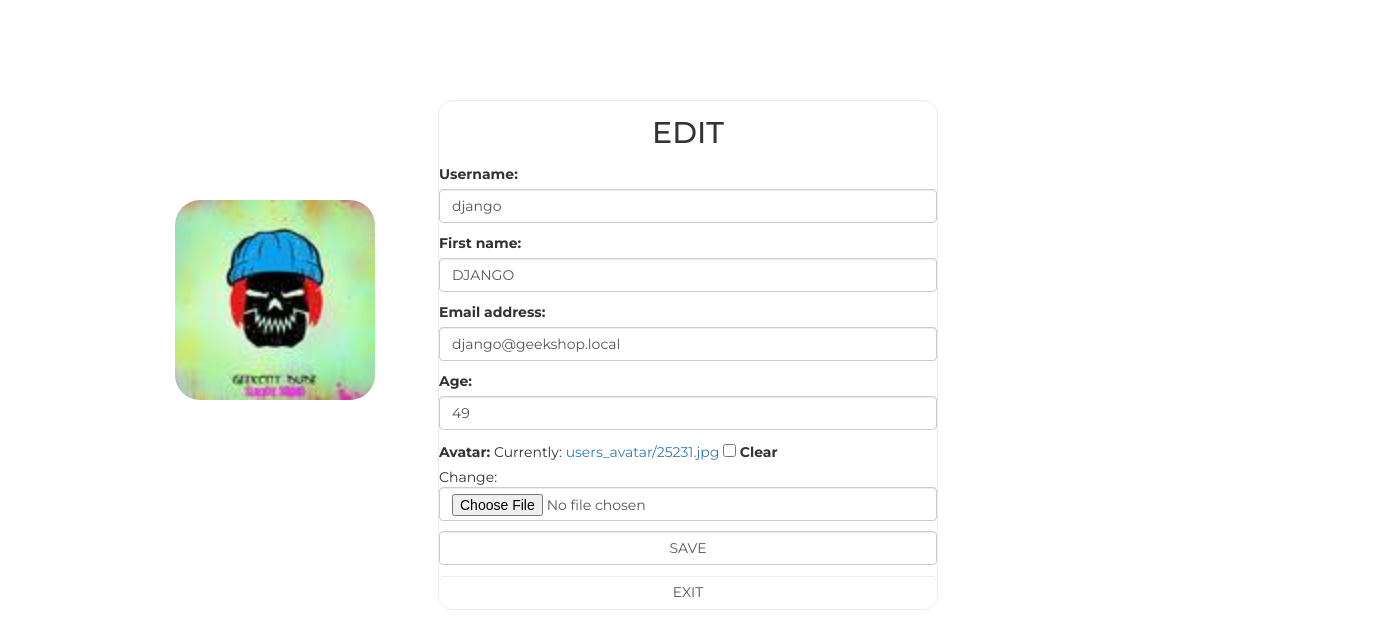
Screenshot of /auth/edit/ (signed in) with the database file from the repository.
### authapp/models.py (models this page shows)
class ShopUser(AbstractUser):
    avatar = models.ImageField(upload_to='users_avatar', blank=True)
    age = models.PositiveSmallIntegerField(verbose_name = 'Age' )

### authapp/views.py (the view)
def edit(request):
    if request.method == 'POST':
        form = ShopUserEditForm(request.POST, request.FILES, instance=request.user)
        if form.is_valid():
            form.save()
            return HttpResponseRedirect(reverse('auth:edit'))
    else:
        form = ShopUserEditForm(instance=request.user)
    content = {
        'title': 'EDIT',
        'form': form
    }
    return render(request, 'authapp/edit.html', content)

### authapp/forms.py (shortened to what this page needs)
class ShopUserEditForm(UserChangeForm):
    class Meta:
        model = ShopUser
        fields = ('username', 'first_name', 'email', 'age', 'avatar', 'password')
    def __init__(self, *args, **kwargs):
        super().__init__(*args, **kwargs)
        for field_name, field in self.fields.items():
            field.widget.attrs['class'] = 'form-control'
            field.help_text = ''
            if field_name == 'password':
                field.widget = forms.HiddenInput()

### authapp/templates/authapp/edit.html (shortened to what this page needs)
{% extends 'authapp/base.html' %}
{% load static %}
{% block content %}
<form class="form-horizontal" action="{% url 'auth:edit' %}" method="post" enctype="multipart/form-data">
    {{ form.as_p }}
    <input class="form-control" type="submit" value="SAVE">
</form>
<a href="{% url 'main:index' %}" class=".log_butt btn btn-round form-control last">EXIT</a>
<div class="user_avatar"><img src="/media/{{ user.avatar }}"></div>
{% endblock %}

### static/css/style.css (style rules this page uses)
* { margin: 0; padding: 0; }
html, body { font-family: 'Montserrat', sans-serif; height: 100%; }
.login .form-control[type="submit"] { margin: 10px auto; }
.login form { margin-bottom: 10px; }
.login div.user_avatar { position: fixed; left: 175px; top: 200px; }
.user_avatar img { width: 200px; border-radius: 25px; }

### rows the page displays
ShopUser: username "django", first_name "DJANGO", email "django@geekshop.local", age "49", avatar (picture)

### other values shown
{{ title }} "EDIT"
